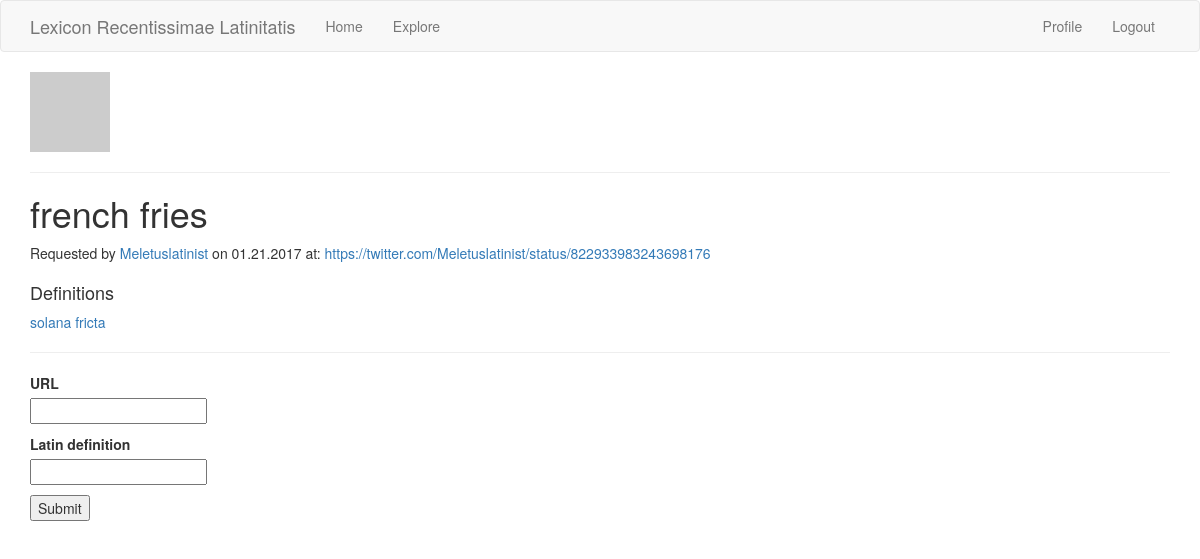
The page /entry/french fries (signed in) on the database as committed earlier.
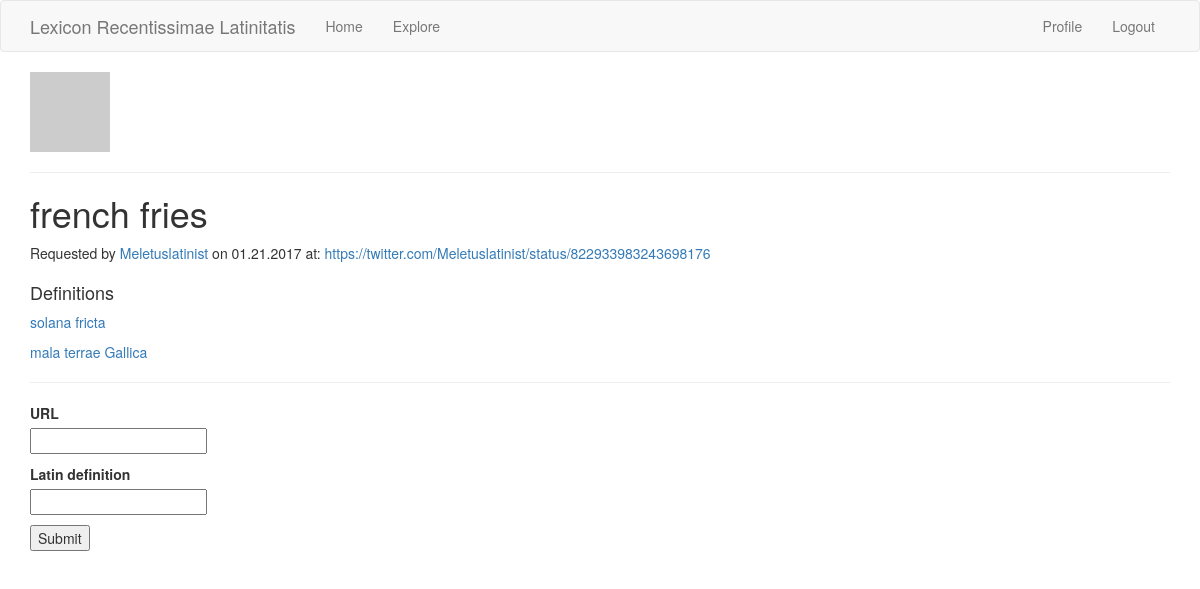
The same page on the database as committed later.
### app/models.py (models this page shows)
class Definitions(db.Model):
    id = db.Column(db.Integer, primary_key=True)
    url = db.Column(db.String)
    latin_word = db.Column(db.String, index=True)
    tweet_id = db.Column(db.String, index=True)
    username = db.Column(db.String)
    body = db.Column(db.String(140))
    tweet_date = db.Column(db.DateTime)
    timestamp = db.Column(db.DateTime, index=True, default=datetime.utcnow)
    user_id = db.Column(db.Integer, db.ForeignKey('user.id'))
    entry_id = db.Column(db.Integer, db.ForeignKey('entry.id'))
    votes = db.Column(db.Integer, default=0)

### app/routes.py (the view, shortened to what this page needs)
@app.route('/entry/<english_word>', methods=['GET', 'POST'])
@login_required
def entry(english_word):
    user = current_user
    entry = Entry.query.filter_by(english_word=english_word).first()
    form = DefinitionForm()
    entry = Entry.query.filter_by(english_word=english_word).first()
    definitions = Definitions.query.filter_by(entry_id=entry.id)
    return render_template('entry.html', form=form, user=user, entry=entry, definitions=definitions)

### app/forms.py
class DefinitionForm(FlaskForm):
    latin_word = StringField('Latin definition', validators=[
        DataRequired(), Length(min=1, max=140)])
    url = StringField('URL', validators=[
        DataRequired(), Length(min=1, max=140)])
    submit = SubmitField('Submit')

### app/models.py (called while the page is built)
@login.user_loader
def load_user(id):
    return User.query.get(int(id))

    def avatar(self, size):
        digest = md5(self.email.lower().encode('utf-8')).hexdigest()
        return 'https://www.gravatar.com/avatar/{}?d=identicon&s={}'.format(
            digest, size)

### app/routes.py (called while the page is built)
@app.before_request
def before_request():
    if current_user.is_authenticated:
        current_user.last_seen = datetime.utcnow()
        db.session.commit()

### app/templates/entry.html (shortened to what this page needs)
{% extends "base.html" %}
{% block app_content %}
    <table>
        <tr valign="top">
            <td><img src="{{ user.avatar(128) }}"></td>
        </tr>
    </table>
    <hr>
<h1>{{ entry.english_word }}</h1>
<p>Requested by <a href="http://www.twitter.com/{{ entry.username }}">{{ entry.username }}</a> on {{ entry.tweet_date.strftime('%m.%d.%Y') }} at: <a href="{{ entry.url }}" target="_blank">{{ entry.url }}</a></p>
<h4 style='padding-top: 10px;'>Definitions</h4>
{% for definition in definitions %}
  <p><a href="{{ definition.url }}">{{ definition.latin_word }}</a></p>
{% endfor %}
<hr>
<form action="" method="post">
    <p>
        {{ form.url.label }}<br>
        {{ form.url(cols=32, rows=4) }}<br>
    </p>
    <p>
        {{ form.latin_word.label }}<br>
        {{ form.latin_word(cols=32, rows=4) }}<br>
    </p>
    <p>{{ form.submit() }}</p>
</form>
{% endblock %}

Rows that differ between the two databases and show on the page:
added Definitions: latin_word "mala terrae Gallica"
